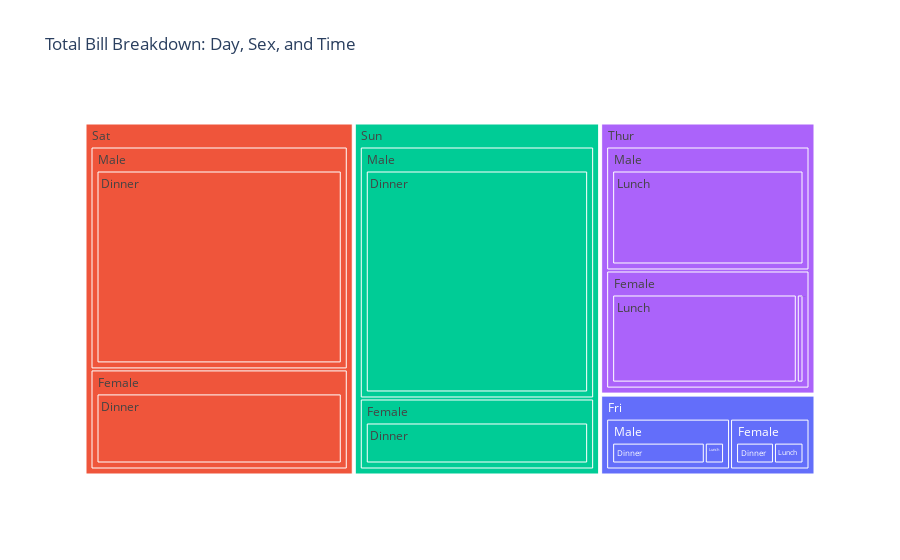

Notebook cell for this chart:
### Markdown cell above
## TreeMap

### Code cell
fig = px.treemap(
    df,
    path=['day', 'sex', 'time'], # The hierarchy of categories (Day -> Sex -> Time)
    values='total_bill',        # The size of each rectangle
    color='day',                # Colors the top level of the hierarchy ('day')
    title='Total Bill Breakdown: Day, Sex, and Time'
)
fig.show()

### Figure 1 — Plotly figure (JSON) as saved in the notebook; plotly's stock layout.template omitted (floating-point values rounded to 4 significant figures)
{"data": [{"branchvalues": "total", "customdata": [["Fri"], ["Fri"], ["Fri"], ["Fri"], ["Fri"], ["Fri"], ["Fri"], ["Sat"], ["Sat"], ["Sat"], ["Sat"], ["Sat"], ["Sun"], ["Sun"], ["Sun"], ["Sun"], ["Sun"], ["Thur"], ["Thur"], ["Thur"], ["Thur"], ["Thur"], ["Thur"]], "domain": {"x": [0, 1], "y": [0, 1]}, "hovertemplate": "labels=%{label}<br>total_bill=%{value}<br>parent=%{parent}<br>id=%{id}<br>day=%{customdata[0]}<extra></extra>", "ids": ["Fri", "Fri/Female", "Fri/Male/Dinner", "Fri/Female/Dinner", "Fri/Male/Lunch", "Fri/Female/Lunch", "Fri/Male", "Sat", "Sat/Male/Dinner", "Sat/Female/Dinner", "Sat/Female", "Sat/Male", "Sun", "Sun/Female/Dinner", "Sun/Male/Dinner", "Sun/Male", "Sun/Female", "Thur", "Thur/Male", "Thur/Female", "Thur/Female/Dinner", "Thur/Female/Lunch", "Thur/Male/Lunch"], "labels": ["Fri", "Female", "Dinner", "Dinner", "Lunch", "Lunch", "Male", "Sat", "Dinner", "Dinner", "Female", "Male", "Sun", "Dinner", "Dinner", "Male", "Female", "Thur", "Male", "Female", "Dinner", "Lunch", "Lunch"], "marker": {"colors": ["#636efa", "#636efa", "#636efa", "#636efa", "#636efa", "#636efa", "#636efa", "#EF553B", "#EF553B", "#EF553B", "#EF553B", "#EF553B", "#00cc96", "#00cc96", "#00cc96", "#00cc96", "#00cc96", "#ab63fa", "#ab63fa", "#ab63fa", "#ab63fa", "#ab63fa", "#ab63fa"]}, "name": "", "parents": ["", "Fri", "Fri/Male", "Fri/Female", "Fri/Male", "Fri/Female", "Fri", "", "Sat/Male", "Sat/Female", "Sat", "Sat", "", "Sun/Female", "Sun/Male", "Sun", "Sun", "", "Thur", "Thur", "Thur/Female", "Thur/Female", "Thur/Male"], "type": "treemap", "values": [325.9, 127.3, 164.4, 71.55, 34.16, 55.76, 198.6, 1778.0, 1227.0, 551.0, 551.0, 1227.0, 1627.0, 357.7, 1269.0, 1269.0, 357.7, 1096.0, 561.4, 534.9, 18.78, 516.1, 561.4]}], "layout": {"legend": {"tracegroupgap": 0}, "title": {"text": "Total Bill Breakdown: Day, Sex, and Time"}}}
